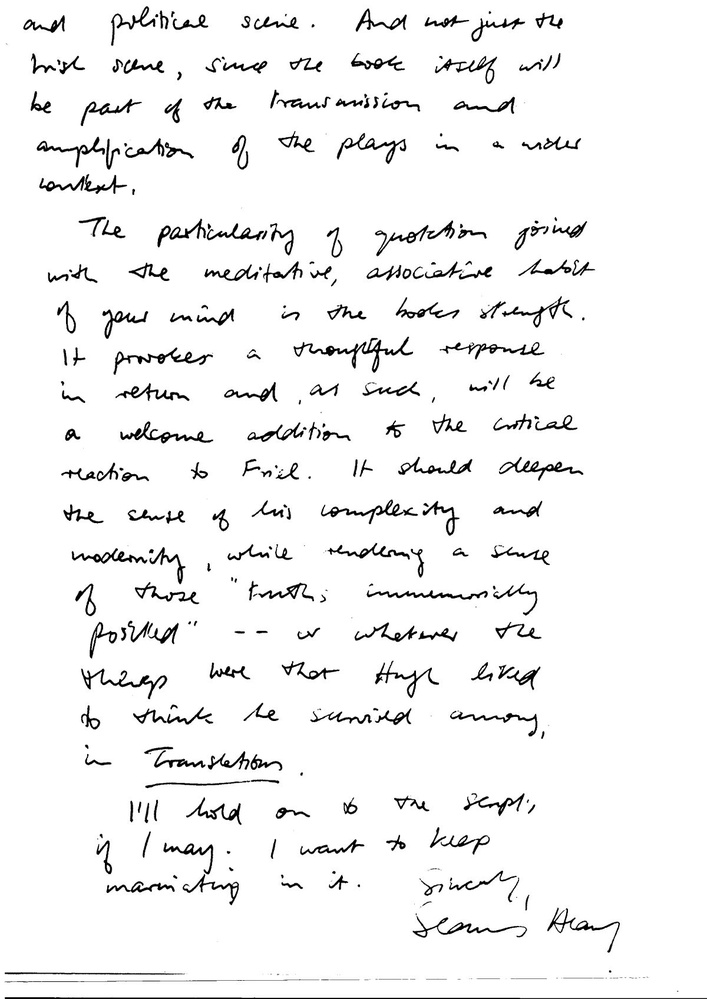
#> input picture Images/ss.jpg, 707 x 999 px, shrunk from 1200 x 1696 before the run
$ jupyter execute LineSegmentaiont.ipynb
#> lines starting #> are read from the running program, lines starting #| are printed output that depends on the picture; after the words box and inside, x2 and y2 are one past the last pixel; in counts of white or black regions, pixels touching at a corner belong together
[cell 1]
import cv2
import matplotlib.pyplot as plt
import numpy as np

[cell 2]
##loading the image
img = cv2.imread('Images/ss.jpg')
#> img is the input picture: shape (999, 707, 3); min 0, max 255, mean 242.7

[cell 3]
plt.imshow(img)

[cell 4]
##converting the image to grayscale using inbuild function
img_grayscale = cv2.cvtColor(img,cv2.COLOR_BGR2GRAY)

[cell 5]
plt.imshow(img_grayscale/255.0,cmap='gray')
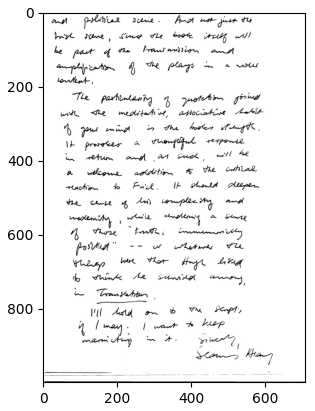
#> figure drawn by matplotlib, 1 panel

[cell 6]
cv2.imshow('Gray',img_grayscale)
cv2.waitKey(0)

[cell 7]
##simplae binary threholding
threshold, thresh_inv = cv2.threshold(img_grayscale,150,255,cv2.THRESH_BINARY_INV)
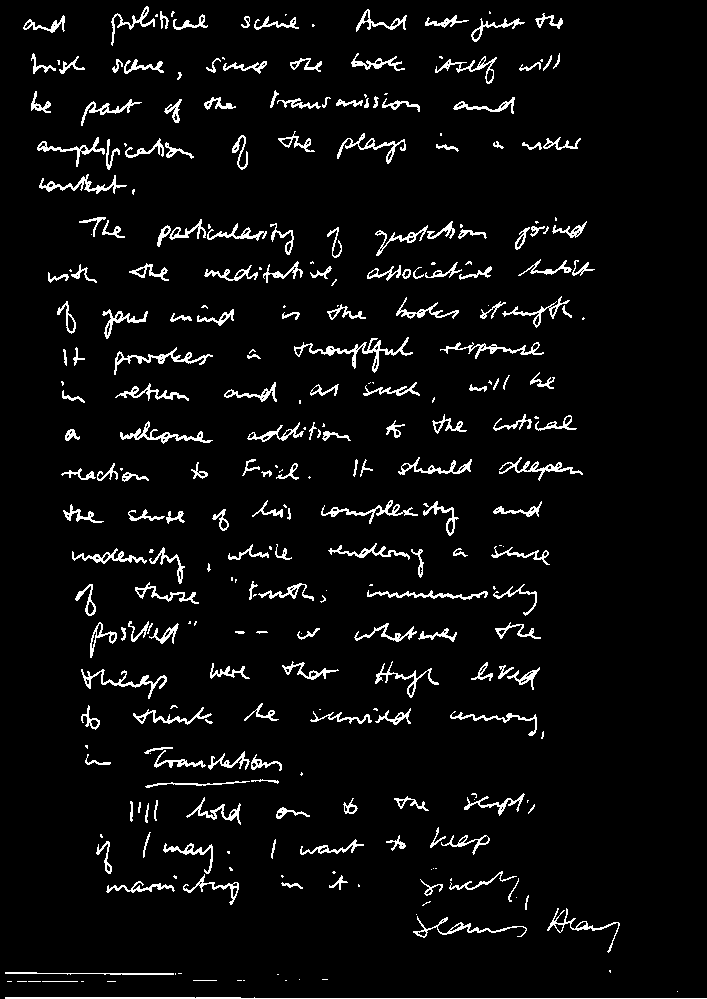
#> thresh_inv: shape (999, 707); 5.1% white in thin lines or dots
cv2.imshow('Simple Thresholded Inverse',thresh_inv)
cv2.waitKey(0)

[cell 8]
##adaptive thresholding
adavtipe_thresh = cv2.adaptiveThreshold(img_grayscale, 255, cv2.ADAPTIVE_THRESH_MEAN_C,cv2.THRESH_BINARY_INV,11,3)
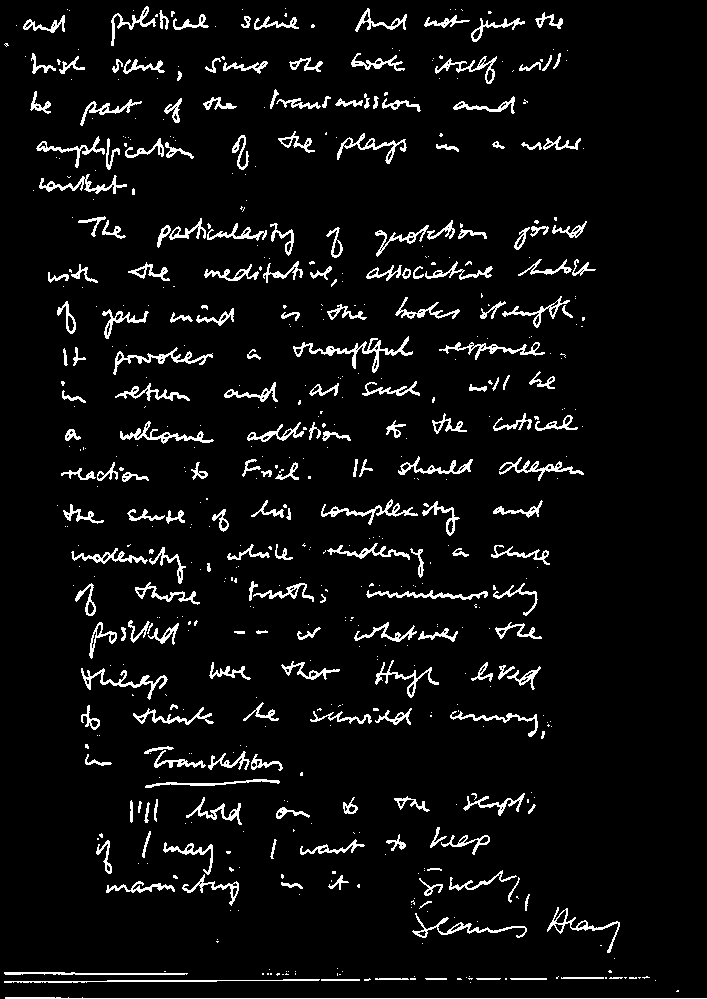
#> adavtipe_thresh: shape (999, 707); 5.9% white in thin lines or dots
cv2.imshow('AdaptiveThresholding', adavtipe_thresh)
cv2.waitKey(0)

[cell 9]
##finding the sum along the horizontal of each row and saving it in an array
horizontal_hist = np.sum(adavtipe_thresh,axis=1)/255
#> horizontal_hist = 999 values, max 702 at index 998, min 0 at index 0, mean 41.56
##checking the length of array
len(horizontal_hist)
#> Out = 999

[cell 10]
fig = plt.figure()
##just random sets of values to get the figure dimension right
fig.set_figheight(6)
fig.set_figwidth(20)

##making subplot right to visualize properly side by side
ax1 = fig.add_subplot(121)

ax2 = fig.add_subplot(122)

ax1.imshow(adavtipe_thresh)
x = np.arange(len(horizontal_hist))
#> x = 999 values from 0 to 998
##this plot is rotated by 90 cause the original plot could not be properly compared with the image
ax2.plot(horizontal_hist,-x)
plt.show()
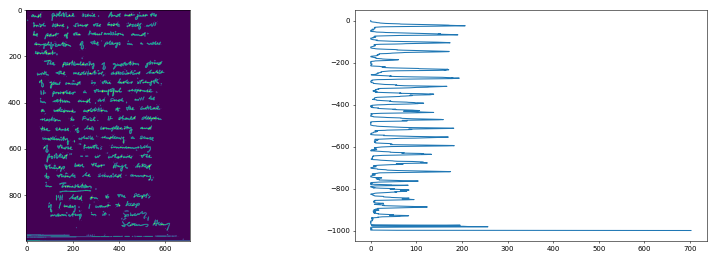
#> figure drawn by matplotlib, 2 panels

[cell 11]
##just to check what is the minium value of sum of pixel intensity in gap
np.min(horizontal_hist)
#> Out = 0

[cell 12]
def line_extractor(new_img_array,new_hist):             ##this function extracts the line and removes the extracted line from the main image
    new_arr = []                                        ##to store the extracted line
    counter = 0
    for i in new_hist:
        if i != 0:                                      ##keep extracting the line unless you get empty lines
            new_arr.append(new_img_array[counter])

        else:
            for i in range(counter):
                new_img_array = np.delete(new_img_array,0,0)        ##deleting the top row of the img array for each iteration until the counter runs out
                new_hist = np.delete(new_hist,0,)                  ##also the equivalent amount of rows need to be delted from histogram array
            break

        counter +=1                                                 ##counting the number of rows of array we have extracted
    new_arr = np.array(new_arr)
    # print(new_arr.shape)
    return new_arr,new_img_array,new_hist


def line_gap_remover(img_array,gap_counter,new_hist):               ##removes the gaps between the lines
    for i in range(gap_counter):
        img_array = np.delete(img_array,0,0)                        ##delete the top row of img array for each iteration until the gap_counter runs out
        new_hist = np.delete(new_hist,0,)                          ##adjusting the histogram array accordingly
    return img_array,new_hist

[cell 13]
def image_segmentaion(img_array,hist):                          ##the main segmentation function
    while(True):                                                ##this is true as long as there is an image array
        gap_counter =0                                          #initialize the gap_counter to be zero initally before each new iteration of line segmentation
        for i in horizontal_hist:

            if i==0:
                gap_counter +=1
            else:
                break                                           ##break out of the for loop as soon as we encounter a line
        # print(gap_counter)
        # print(hist.shape)
        new_img_array, new_hist = line_gap_remover(img_array,gap_counter,hist)      ##remove the gap first and readjust the img_array and hist array
        # print(new_img_array[0])
        # print(new_img_array.shape)
        # print(new_hist.shape)
        temp_line_array,new_img_array,new_hist = line_extractor(new_img_array,new_hist)     ##extract the line and readjut accordingly
        plt.imshow(temp_line_array)
        print(temp_line_array.shape)
        break

[cell 14]
img_array = adavtipe_thresh
hist = horizontal_hist
#> hist has the same summary as horizontal_hist

[cell 15]
image_segmentaion(img_array,hist)
#> the loop in image_segmentaion, `for i in horizontal_hist: ` made 7 passes
#> i on passes 2 to 7: 0, 0, 0, 0, 0, 2
#> after the loop in image_segmentaion, `for i in horizontal_hist:`: gap_counter = 6
#> the loop in line_gap_remover, `for i in range(gap_counter):` made 6 passes
#> pass 1, in line_gap_remover, `img_array = np.delete(img_array,0,0)`:
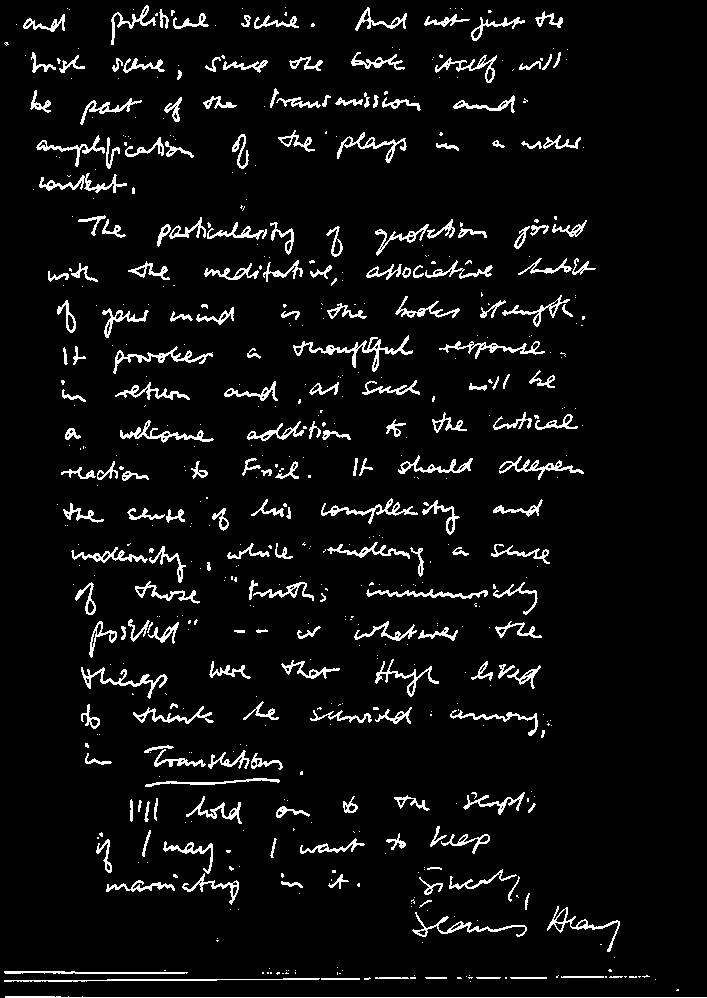
#> img_array: shape (998, 707); 5.9% white in thin lines or dots
#> pass 3, in line_gap_remover, `img_array = np.delete(img_array,0,0)`:
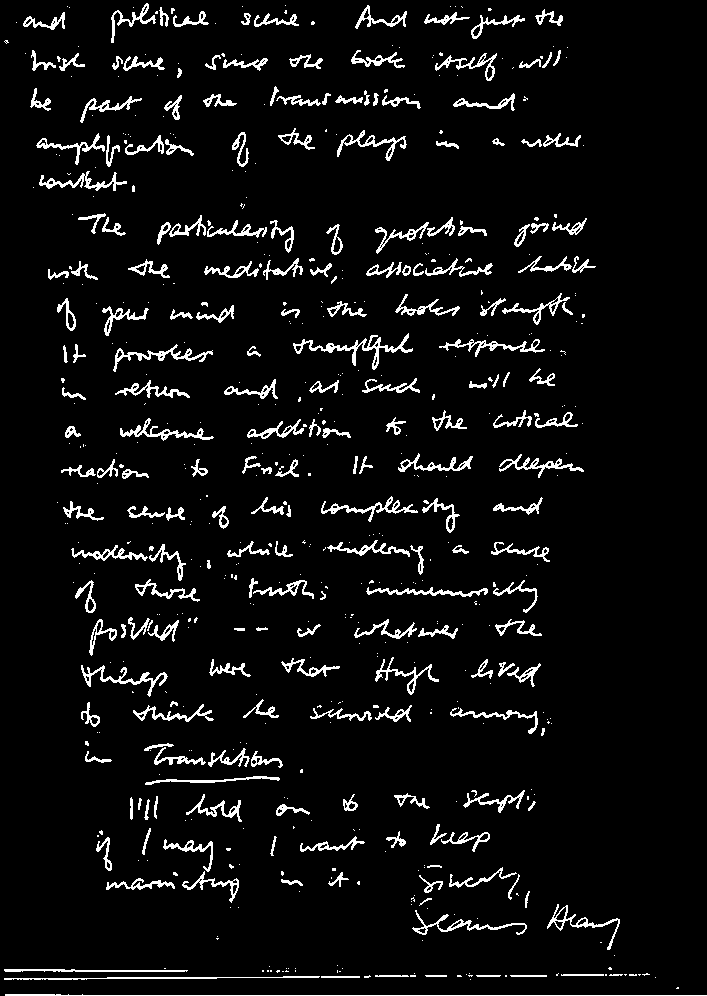
#> img_array: shape (996, 707); 5.9% white in thin lines or dots
#> after the loop in line_gap_remover, `for i in range(gap_counter):`:
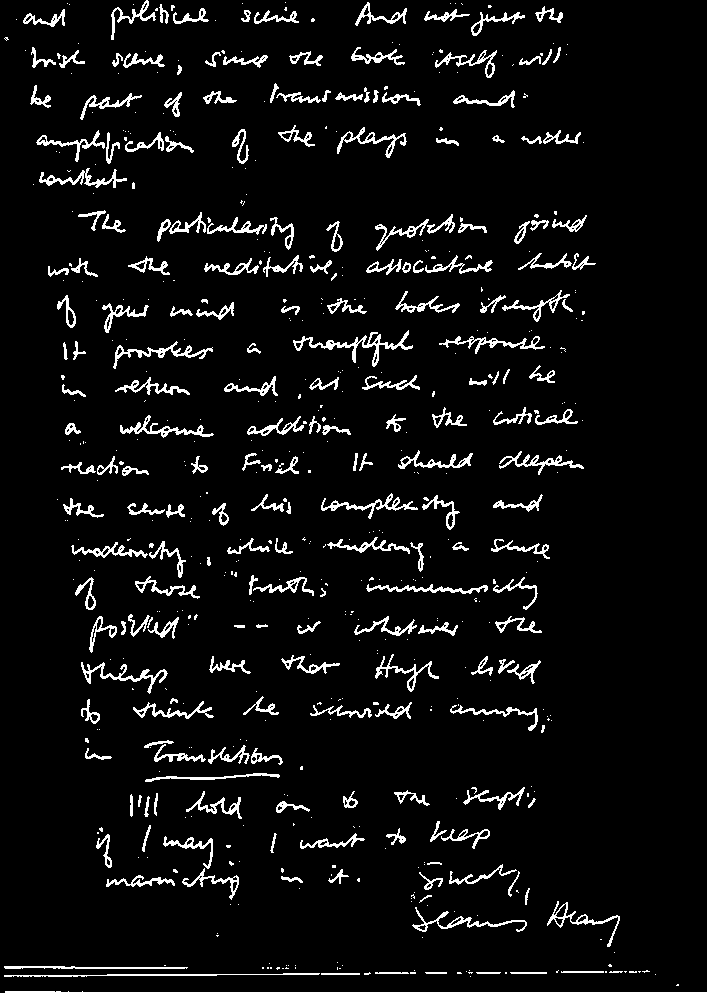
#> img_array: shape (993, 707); 5.9% white in thin lines or dots
#> after the loop in line_gap_remover, `for i in range(gap_counter):`: new_hist = 993 values, max 702 at index 992, min 0 at index 41, mean 41.82
#> the loop in line_extractor, `for i in new_hist:` made 42 passes
#> after the loop in line_extractor, `for i in new_hist:`:
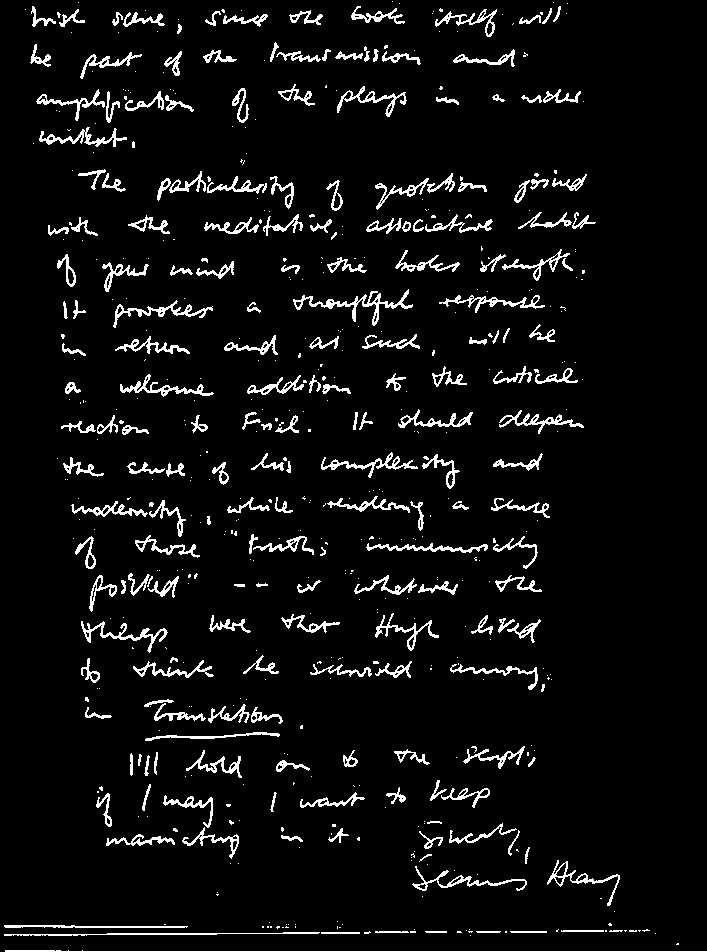
#> new_img_array: shape (952, 707); 5.8% white in thin lines or dots
#> after the loop in line_extractor, `for i in new_hist:`: counter = 41; new_arr = 41 items; new_hist = 952 values, max 702 at index 951, min 0 at index 0, mean 41.34
#> in line_extractor, `new_arr = np.array(new_arr)`:
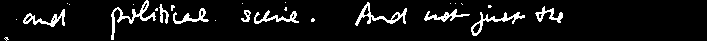
#> new_arr: shape (41, 707); 7.5% white in thin lines or dots, all inside (x1, y1, x2, y2) = (4, 0, 563, 41)
#| (41, 707)

[cell 16]
horizontal_hist.shape
#> Out = (999,)
